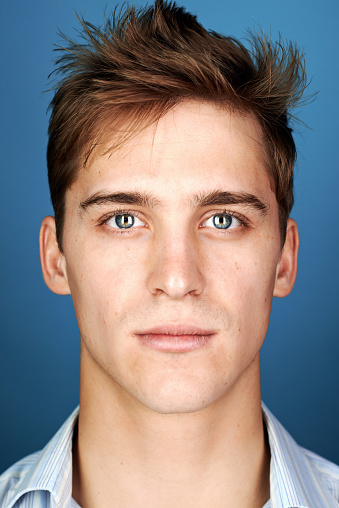
#> input picture data/imagens/erro.jpg, 339 x 508 px
$ python -i feature_extraction.py   (imports and definitions only)   (older library calls are emulated)
#> lines starting #> are read from the running program, lines starting #| are printed output that depends on the picture
#> further down, picture is the input picture: shape (508, 339, 3); mean B, G, R 130.8, 130.2, 136.2
import cv2
import numpy as np
from skimage.feature import local_binary_pattern, graycomatrix, graycoprops

def extract_features_from_array(img):
    """
    Extrai features de uma imagem numpy array

    Args:
        img: numpy array BGR

    Returns:
        numpy array com features extraídas
    """
    img = cv2.resize(img, (128, 128))
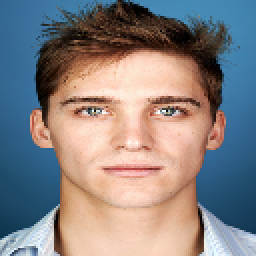
#> img: shape (128, 128, 3) (shown 2 times larger); mean of channels 0, 1, 2 130.6, 130, 136; drawn as B, G, R

    gray = cv2.cvtColor(img, cv2.COLOR_BGR2GRAY)
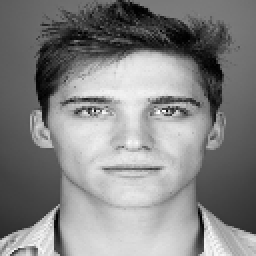
#> gray: shape (128, 128) (shown 2 times larger); min 0, max 253, mean 131.9

    mean_color = np.mean(img, axis=(0, 1))
#> mean_color = [130.6, 130, 136]
    std_color = np.std(img, axis=(0, 1))
#> std_color = [55.96, 59.99, 87.16]

    lbp = local_binary_pattern(gray, P=8, R=1, method="uniform")
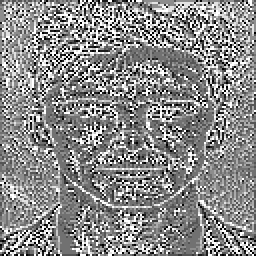
#> lbp: shape (128, 128) float64 (shown 2 times larger); min 0, max 9, mean 4.9; drawn with min black and max white
    lbp_hist, _ = np.histogram(lbp.ravel(), bins=np.arange(59), density=True)
#> lbp_hist = 58 values, max 0.183 at index 4, min 0 at index 10, mean 0.0172

    glcm = graycomatrix(gray, [1], [0], 256, symmetric=True, normed=True)
    contrast = graycoprops(glcm, 'contrast')[0, 0]
#> contrast = 340.1
    dissimilarity = graycoprops(glcm, 'dissimilarity')[0, 0]
#> dissimilarity = 8.89
    homogeneity = graycoprops(glcm, 'homogeneity')[0, 0]
#> homogeneity = 0.298
    energy = graycoprops(glcm, 'energy')[0, 0]
#> energy = 0.0238
    correlation = graycoprops(glcm, 'correlation')[0, 0]
#> correlation = 0.959

    sobelx = cv2.Sobel(gray, cv2.CV_64F, 1, 0)
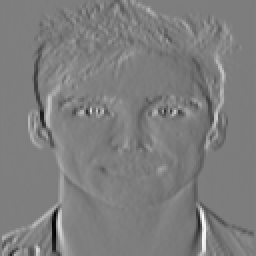
#> sobelx: shape (128, 128) float64 (shown 2 times larger); min -782, max 800, mean 0.8; drawn with min black and max white
    sobely = cv2.Sobel(gray, cv2.CV_64F, 0, 1)
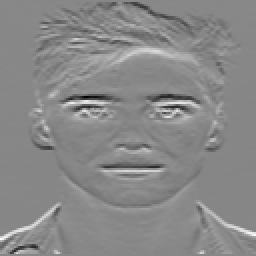
#> sobely: shape (128, 128) float64 (shown 2 times larger); min -773, max 678, mean 5.5; drawn with min black and max white
    edge_strength = np.mean(np.sqrt(sobelx**2 + sobely**2))
#> edge_strength = 76.97

    features = np.hstack([
        mean_color, std_color, lbp_hist,
        [contrast, dissimilarity, homogeneity, energy, correlation, edge_strength]
    ])
#> features = 70 values, max 340.1 at index 64, min 0 at index 16, mean 14.69
    return features


def extract_features(image_path):
    """
    Extrai features de uma imagem a partir do caminho
    (mantido para compatibilidade com código existente)

    Args:
        image_path: caminho para a imagem

    Returns:
        numpy array com features extraídas
    """
    img = cv2.imread(image_path)
    return extract_features_from_array(img)


feature_names = []

# Cor
# [11 lines not run here, left out]

>>> import cv2
>>> picture = cv2.imread('../data/imagens/erro.jpg')
>>> result = extract_features_from_array(picture)
#> result has the same summary as features in extract_features_from_array

$ run again, on data/imagens/fabio.JPG
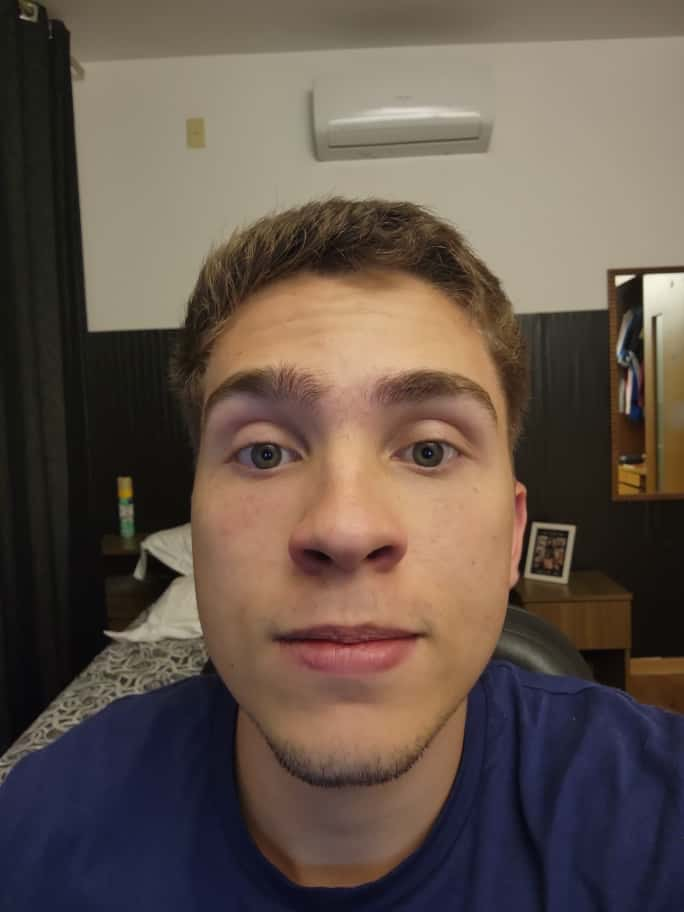
#> input picture data/imagens/fabio.JPG, 684 x 912 px
#> picture is the input picture: shape (912, 684, 3); mean B, G, R 75.5, 85, 99.3
#> mean_color = [75.48, 85.02, 99.32]
#> std_color = [43.75, 54.47, 63.82]
#> in extract_features_from_array, `lbp = local_binary_pattern(gray, P=8, R=1, method="uniform")`:
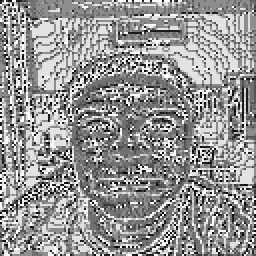
#> lbp: shape (128, 128) float64 (shown 2 times larger); min 0, max 9, mean 5.28; drawn with min black and max white
#> lbp_hist = 58 values, max 0.209 at index 5, min 0 at index 10, mean 0.0172
#> contrast = 211.7
#> dissimilarity = 6.11
#> homogeneity = 0.423
#> energy = 0.0454
#> correlation = 0.965
#> in extract_features_from_array, `sobely = cv2.Sobel(gray, cv2.CV_64F, 0, 1)`:
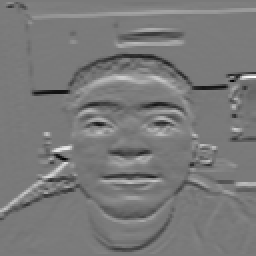
#> sobely: shape (128, 128) float64 (shown 2 times larger); min -582, max 628, mean -4.2; drawn with min black and max white
#> edge_strength = 65.97
#> features = 70 values, max 211.7 at index 64, min 0 at index 16, mean 10.12
#> result has the same summary as features in extract_features_from_array

$ run again, on data/imagens/27_1.png
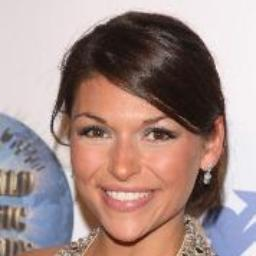
#> input picture data/imagens/27_1.png, 256 x 256 px
#> picture is the input picture: shape (256, 256, 3); mean B, G, R 136.8, 141, 164.5
#> mean_color = [137, 141.2, 164.7]
#> std_color = [75.14, 70.34, 71.17]
#> in extract_features_from_array, `lbp = local_binary_pattern(gray, P=8, R=1, method="uniform")`:
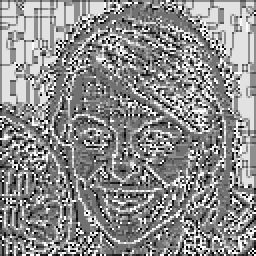
#> lbp: shape (128, 128) float64 (shown 2 times larger); min 0, max 9, mean 4.99; drawn with min black and max white
#> lbp_hist = 58 values, max 0.214 at index 4, min 0 at index 10, mean 0.0172
#> contrast = 280.3
#> dissimilarity = 8.63
#> homogeneity = 0.296
#> energy = 0.039
#> correlation = 0.971
#> in extract_features_from_array, `sobely = cv2.Sobel(gray, cv2.CV_64F, 0, 1)`:
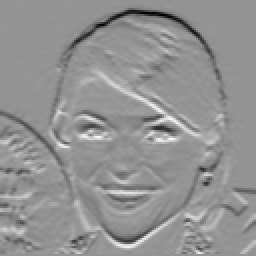
#> sobely: shape (128, 128) float64 (shown 2 times larger); min -651, max 471, mean -5.4; drawn with min black and max white
#> edge_strength = 81.89
#> features = 70 values, max 280.3 at index 64, min 0 at index 16, mean 14.75
#> result has the same summary as features in extract_features_from_array

$ run again, on data/imagens/fake.png
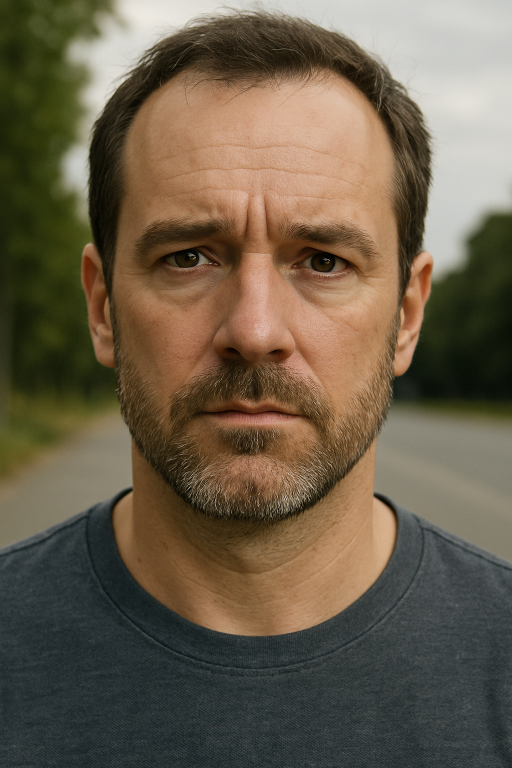
#> input picture data/imagens/fake.png, 1024 x 1536 px (shown at 1/2 size)
#> picture is the input picture: shape (1536, 1024, 3); mean B, G, R 74.3, 93.4, 106.3
#> mean_color = [74.48, 93.51, 106.4]
#> std_color = [53.3, 53.36, 64.09]
#> in extract_features_from_array, `lbp = local_binary_pattern(gray, P=8, R=1, method="uniform")`:
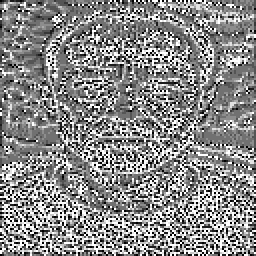
#> lbp: shape (128, 128) float64 (shown 2 times larger); min 0, max 9, mean 4.87; drawn with min black and max white
#> lbp_hist = 58 values, max 0.172 at index 4, min 0 at index 10, mean 0.0172
#> contrast = 237.8
#> dissimilarity = 8.29
#> homogeneity = 0.215
#> energy = 0.0195
#> correlation = 0.961
#> in extract_features_from_array, `sobely = cv2.Sobel(gray, cv2.CV_64F, 0, 1)`:
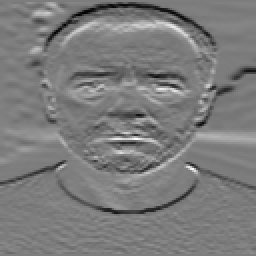
#> sobely: shape (128, 128) float64 (shown 2 times larger); min -547, max 561, mean -8; drawn with min black and max white
#> edge_strength = 76.19
#> features = 70 values, max 237.8 at index 64, min 0 at index 16, mean 10.99
#> result has the same summary as features in extract_features_from_array
